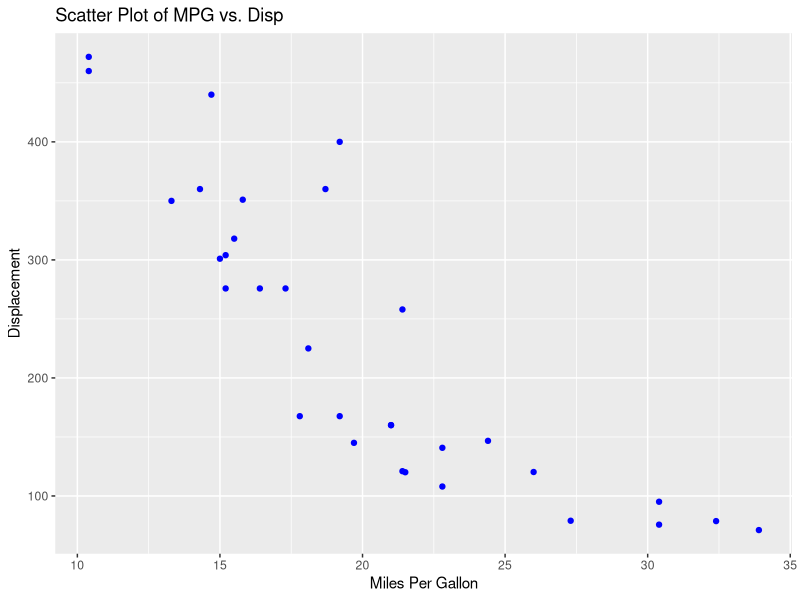

The R source for this figure:
#GitHub Assignment
#Bria Pierre


#Load libraries
library(ggplot2)

#Graphical Representation using mtcars
ggplot(mtcars, aes(x = mpg, y = disp)) +
  geom_point(color = "blue") +
  labs(title = "Scatter Plot of MPG vs. Disp", x = "Miles Per Gallon", y = "Displacement")
